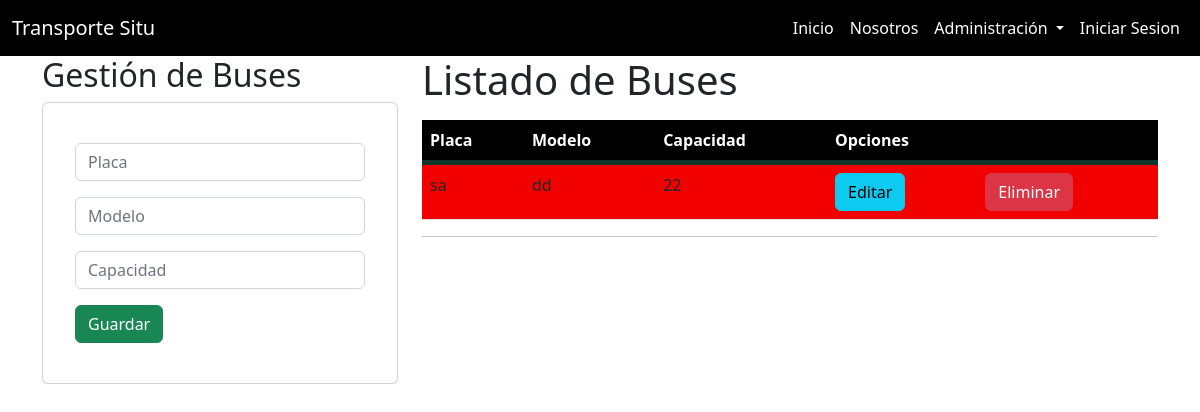
The app's page /buses/, older data.
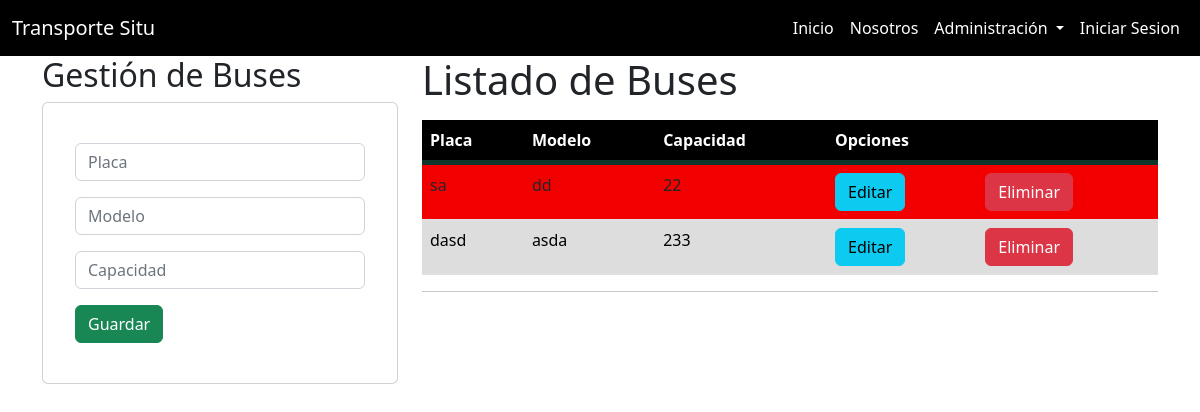
The same page, newer data.
### GestionAdmin/models.py (models this page shows, shortened)
class Bus(models.Model):
    placa = models.CharField(max_length=15, unique=True)
    modelo = models.CharField(max_length=50)
    capacidad_pasajeros = models.IntegerField()
    pasajeros = models.ManyToManyField(Pasajero, through='Viaje')  # Relación muchos a muchos con Pasajero a través de Viaje
    class Meta:
        verbose_name = 'Bus'
        verbose_name_plural = 'Buses'

### GestionAdmin/views.py (the view)
# urls.py: path('buses/', buses, name='buses'),
def buses(request):
    buseslistados = Bus.objects.all()
    page = request.GET.get('page',1)
    try:
        paginator = Paginator(buseslistados,5)
        buseslistados = paginator.page(page)
    except:
        raise Http404
    data = {
        'entity': buseslistados,
        'paginator': paginator
    }
    return render(request,"app/buses/gestionarBuses.html",data)

### GestionAdmin/templates/app/buses/gestionarBuses.html (shortened to what this page needs)
{% extends 'app/base.html'%}
{% block body %}
<div class="row">
    <div class="col-sm-12 col-md-6 col-lg-4 col-xl-4">
        <h2>Gestión de Buses</h2>
        <div class="card">
            <div class="card-body">
                <div class="card-body">
                    <form action="/registrarBus/" method="POST">{% csrf_token %}
                        <div class="form-group py-2">
                            <input type="text" id="txtPlaca" name="txtPlaca" class="form-control" placeholder="Placa"
                                minlength="1" maxlength="6" required>
                        </div>
                        <div class="form-group py-2">
                            <input type="text" id="txtModelo" name="txtModelo" class="form-control" placeholder="Modelo"
                                minlength="1" maxlength="6" required>
                        </div>
                        <div class="form-group py-2">
                            <input type="number" id="txtCapacidad" name="txtCapacidad" class="form-control"
                                placeholder="Capacidad" required>
                        </div>
                        <div class="form-group py-2">
                            <button type="submit" class="btn btn-success text-white">Guardar</button>
                        </div>
                    </form>
                </div>
            </div>
        </div>
    </div>
    <div class="col-sm-12 col-md-6 col-lg-8 col-xl-8">
        <h1>Listado de Buses</h1>
        <div class="table-responsive py-2">
            <table class="table table-striped">
                <thead>
                    <tr>
                        <th>Placa</th>
                        <th>Modelo</th>
                        <th>Capacidad</th>
                        <th colspan="2">Opciones</th>
                    </tr>
                </thead>
                <tbody>
                    {% for b in entity %}
                    <tr>
                        <td>{{b.placa}}</td>
                        <td>{{b.modelo}}</td>
                        <td>{{b.capacidad_pasajeros}}</td>
                        <td><a href="/edicionBus/{{b.placa}}" class="btn btn-info">Editar</a></td>
                        <td><a href="/eliminarBus/{{b.placa}}" class="btn btn-danger btnEliminacion">Eliminar</a></td>
                    </tr>
                    {% endfor %}
                </tbody>
            </table>
            <hr>
        </div>
    </div>
</div>
{% endblock %}

Row changes from the older to the newer data that the page shows:
added Bus: placa "dasd", modelo "asda", capacidad_pasajeros "233"
